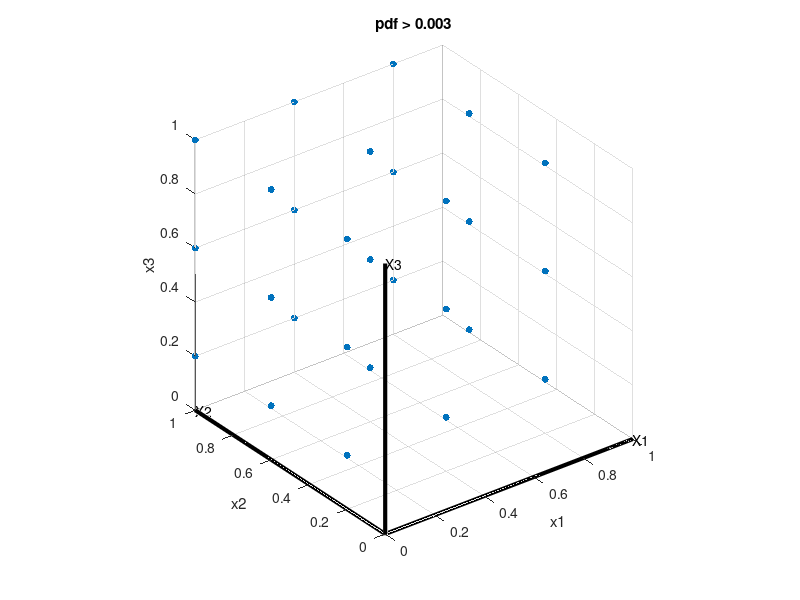

Recreate this plot in MATLAB.
%% 3-Variate Normal Distribution pdf
clear;
mu = [0 0 0];
Sigma = [9 1.732 0; 
         1.732 1 0; 
         0 0 1];

% Create a grid of evenly spaced points in two-dimensional space.
spacing = 0.4;
x1 = -10:spacing:10;
x2 = -5:spacing:5;
x3 = -5:spacing:5;

[X1,X2,X3] = meshgrid(x1,x2,x3);
X = [X1(:) X2(:) X3(:)];

% Evaluate the pdf of the normal distribution at the grid points.
y = mvnpdf(X,mu,Sigma);

% remove points that are below threshold
pdfThres = 0.003;   % arbitrary
xyPlot = [X, y];
xyPlot(xyPlot(:,4)<pdfThres, :) = [];


% Plot the pdf values.
figure
scatter3(xyPlot(:,1), xyPlot(:,2), xyPlot(:,3),25,'filled');
%caxis([min(y(:))-0.5*range(y(:)),max(y(:))])
axis([-5 5 -5 5 -5 5])
xlabel('x1')
ylabel('x2')
zlabel('x3')
title(['pdf > ', num2str(pdfThres)])

% show axis
axis([0 1 0 1 0 1])
hold all
quiver3(0,0,0,0,0,2*max(zlim),'k','LineWidth',3)
quiver3(0,0,0,0,2*max(ylim),0,'k','LineWidth',3)
quiver3(0,0,0,2*max(xlim),0,0,'k','LineWidth',3)
text(0,0,max(zlim),'X3','Color','k')
text(0,max(ylim),0,'X2','Color','k')
text(max(xlim),0,0,'X1','Color','k')
axis equal

